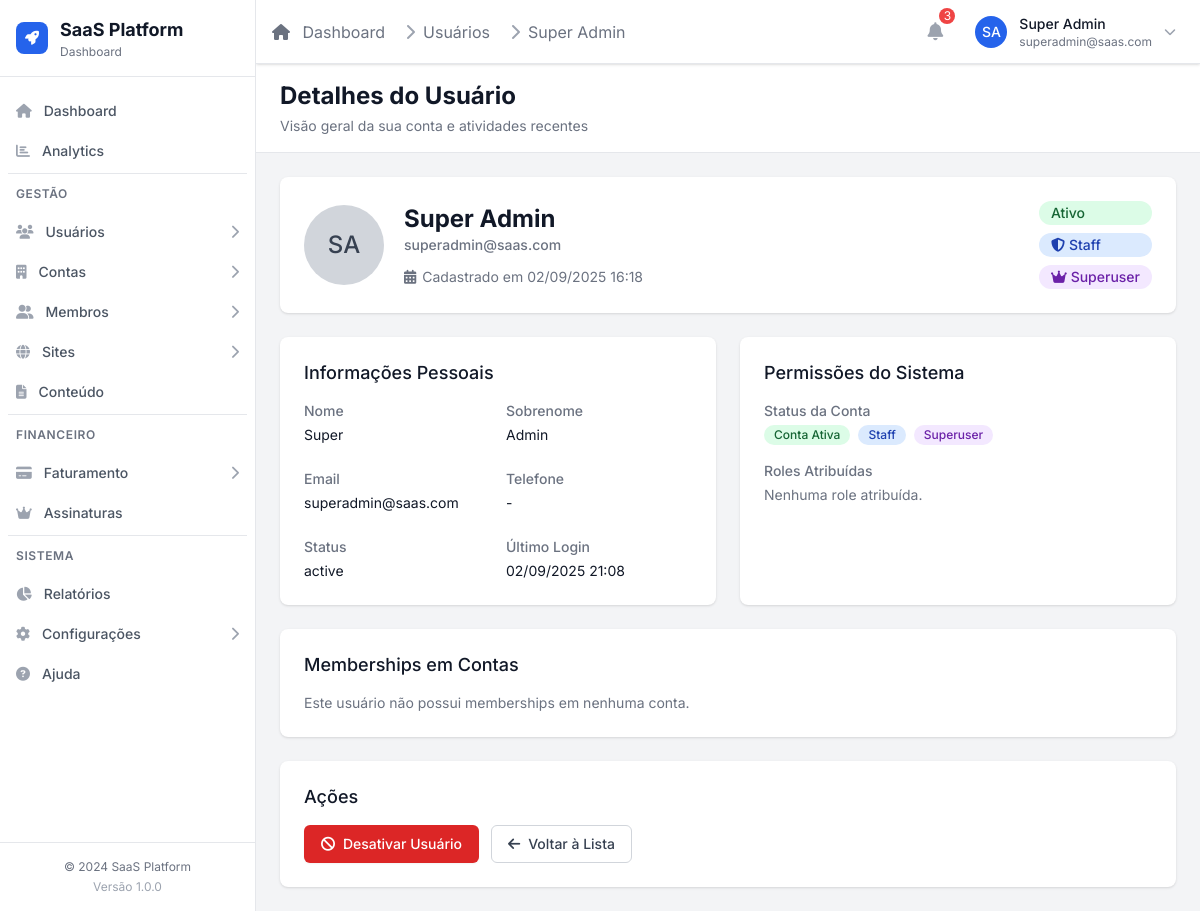
Page /admin-panel/users/1/ (signed in) on the earlier database version.
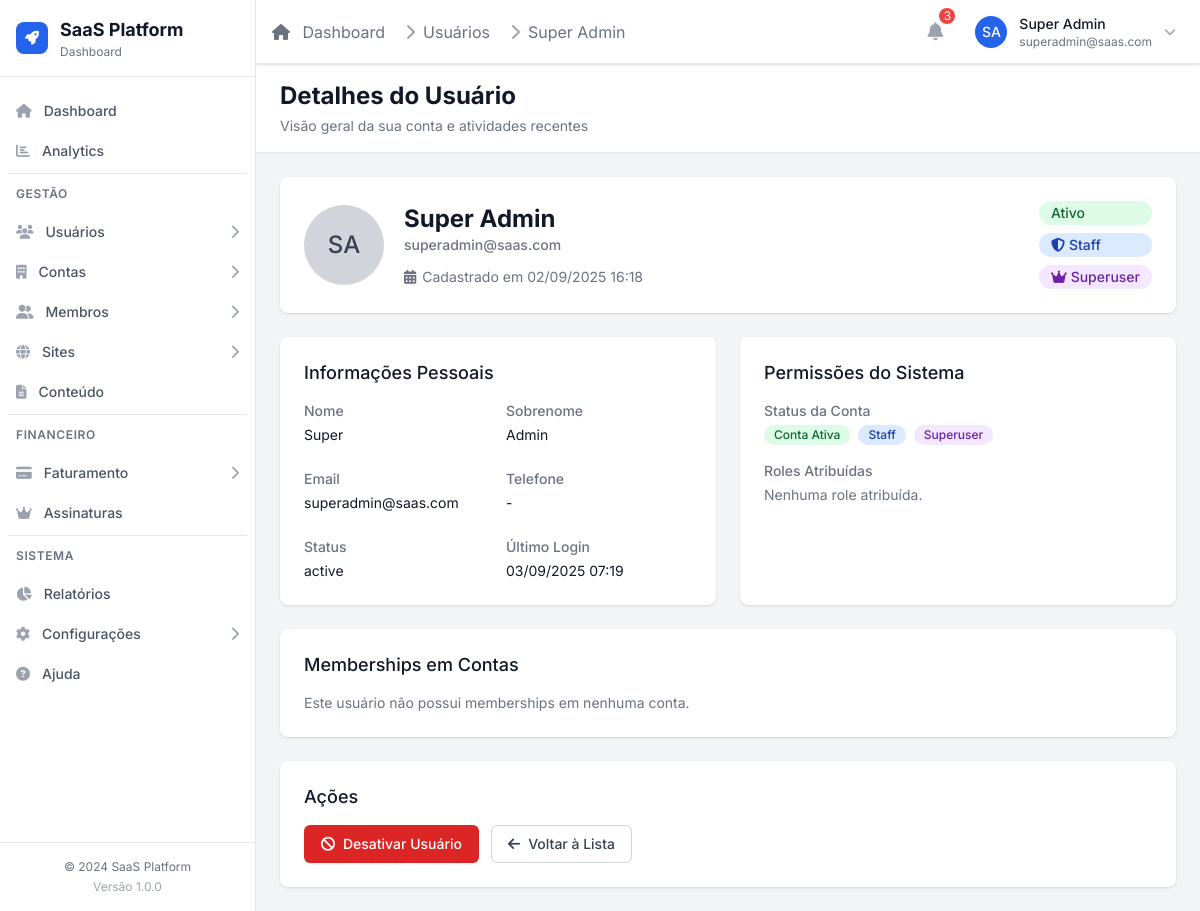
Same page on the later database version.
### users/models.py (models this page shows, shortened)
class User(AbstractUser):
    STATUS_CHOICES = [
        ('active', _('Ativo')),
        ('inactive', _('Inativo')),
        ('pending', _('Pendente')),
        ('suspended', _('Suspenso')),
    ]
    USER_TYPE_CHOICES = [
        ('user', _('Usuário Comum')),
        ('admin', _('Administrador')),
        ('superadmin', _('Super Administrador')),
    ]
    email = models.EmailField(_('Email'), unique=True)
    phone = models.CharField(_('Telefone'), max_length=20, blank=True, null=True)
    avatar = models.ImageField(
        _('Avatar'),
        upload_to='avatars/',
        blank=True,
        null=True,
        help_text=_('Imagem de perfil do usuário')
    )
    status = models.CharField(
        _('Status'),
        max_length=20,
        choices=STATUS_CHOICES,
        default='active'
    )
    user_type = models.CharField(
        _('Tipo de Usuário'),
        max_length=20,
        choices=USER_TYPE_CHOICES,
        default='user'
    )
    created_at = models.DateTimeField(_('Criado em'), auto_now_add=True)
    updated_at = models.DateTimeField(_('Atualizado em'), auto_now=True)
    last_login_ip = models.GenericIPAddressField(
        _('Último IP de login'),
        blank=True,
        null=True
    )
    email_verified = models.BooleanField(_('Email verificado'), default=False)
    phone_verified = models.BooleanField(_('Telefone verificado'), default=False)
    failed_login_attempts = models.PositiveIntegerField(
        _('Tentativas de login falhadas'),
        default=0
    )
    locked_until = models.DateTimeField(
        _('Bloqueado até'),
        blank=True,
        null=True
    )
    is_deleted = models.BooleanField(
        _('Deletado'),
        default=False,
        help_text=_('Indica se o usuário foi deletado (soft delete)')
    )
    deleted_at = models.DateTimeField(
        _('Deletado em'),
        blank=True,
        null=True
    )
    USERNAME_FIELD = 'email'
    REQUIRED_FIELDS = ['username', 'first_name', 'last_name']
    objects = UserManager()  # Manager padrão que filtra usuários não deletados
    all_objects = models.Manager()  # Manager que retorna todos os usuários
    class Meta:
        verbose_name = _('Usuário')
        verbose_name_plural = _('Usuários')
        ordering = ['-created_at']
    def get_full_name(self):
        return f"{self.first_name} {self.last_name}".strip() or self.username
    def delete(self, *args, **kwargs):
        """Override do delete padrão para usar soft delete"""
        self.soft_delete()

### admin_panel/views.py (the view)
# urls.py: path('users/<int:user_id>/', views.user_detail, name='user_detail'),
@login_required
def user_detail(request, user_id):
    if not request.user.is_staff:
        raise PermissionDenied('Você não tem permissão para acessar o painel administrativo.')
    user = get_object_or_404(User, id=user_id)
    memberships = AccountMembership.objects.filter(user=user).select_related('account')
    user_roles = UserRole.objects.filter(user=user).select_related('role', 'account')
    pending_invitations = AccountInvitation.objects.filter(
        email=user.email,
        status='pending'
    ).select_related('account', 'invited_by')
    context = {
        'user': user,
        'memberships': memberships,
        'user_roles': user_roles,
        'pending_invitations': pending_invitations,
    }
    return render(request, 'admin_panel/users/detail.html', context)

### users/models.py (called while the page is built)
    def get_queryset(self):
        return super().get_queryset().filter(is_deleted=False)

### templates/admin_panel/users/detail.html (shortened to what the changed rows need)
{% extends 'dashboard/base_dashboard.html' %}
{% load static %}
{% block page_title %}Detalhes do Usuário{% endblock %}
{% block breadcrumb %}
<nav class="flex" aria-label="Breadcrumb">
    <ol class="inline-flex items-center space-x-1 md:space-x-3">
        <li>
            <div class="flex items-center">
                <i class="fas fa-chevron-right text-gray-400 mx-2"></i>
                <span class="text-gray-500 dark:text-gray-400">{{ user.get_full_name|default:user.email }}</span>
            </div>
        </li>
    </ol>
</nav>
{% endblock %}
{% block dashboard_content %}
<div class="space-y-6">
    <div class="bg-white dark:bg-gray-800 shadow rounded-lg">
        <div class="px-4 py-5 sm:p-6">
            <div class="flex items-center space-x-5">
                <div class="flex-shrink-0">
                    {% if user.avatar %}
                    <img class="h-20 w-20 rounded-full" src="{{ user.avatar.url }}" alt="{{ user.get_full_name }}">
                    {% else %}
                    <div class="h-20 w-20 rounded-full bg-gray-300 dark:bg-gray-600 flex items-center justify-center">
                        <span class="text-2xl font-medium text-gray-700 dark:text-gray-300">
                            {{ user.first_name|first|upper }}{{ user.last_name|first|upper }}
                        </span>
                    </div>
                    {% endif %}
                </div>
                <div class="flex-1 min-w-0">
                    <h1 class="text-2xl font-bold text-gray-900 dark:text-white">
                        {{ user.get_full_name|default:"Sem nome" }}
                    </h1>
                    <p class="text-sm font-medium text-gray-500 dark:text-gray-400">
                        {{ user.email }}
                    </p>
                    <div class="mt-1 flex flex-col sm:flex-row sm:flex-wrap sm:space-x-6">
                        <div class="mt-2 flex items-center text-sm text-gray-500 dark:text-gray-400">
                            <i class="fas fa-calendar-alt mr-1.5"></i>
                            Cadastrado em {{ user.date_joined|date:"d/m/Y H:i" }}
                        </div>
                    </div>
                </div>
            </div>
        </div>
    </div>
    <div class="grid grid-cols-1 lg:grid-cols-2 gap-6">
        <div class="bg-white dark:bg-gray-800 shadow rounded-lg">
            <div class="px-4 py-5 sm:p-6">
                <dl class="grid grid-cols-1 gap-x-4 gap-y-6 sm:grid-cols-2">
                    <div>
                        <dt class="text-sm font-medium text-gray-500 dark:text-gray-400">
                            Nome
                        </dt>
                        <dd class="mt-1 text-sm text-gray-900 dark:text-white">
                            {{ user.first_name|default:"-" }}
                        </dd>
                    </div>
                    <div>
                        <dt class="text-sm font-medium text-gray-500 dark:text-gray-400">
                            Sobrenome
                        </dt>
                        <dd class="mt-1 text-sm text-gray-900 dark:text-white">
                            {{ user.last_name|default:"-" }}
                        </dd>
                    </div>
                    <div>
                        <dt class="text-sm font-medium text-gray-500 dark:text-gray-400">
                            Email
                        </dt>
                        <dd class="mt-1 text-sm text-gray-900 dark:text-white">
                            {{ user.email }}
                        </dd>
                    </div>
                    <div>
                        <dt class="text-sm font-medium text-gray-500 dark:text-gray-400">
                            Telefone
                        </dt>
                        <dd class="mt-1 text-sm text-gray-900 dark:text-white">
                            {{ user.phone|default:"-" }}
                        </dd>
                    </div>
                    <div>
                        <dt class="text-sm font-medium text-gray-500 dark:text-gray-400">
                            Status
                        </dt>
                        <dd class="mt-1 text-sm text-gray-900 dark:text-white">
                            {{ user.status|default:"-" }}
                        </dd>
                    </div>
                    <div>
                        <dt class="text-sm font-medium text-gray-500 dark:text-gray-400">
                            Último Login
                        </dt>
                        <dd class="mt-1 text-sm text-gray-900 dark:text-white">
                            {% if user.last_login %}
                                {{ user.last_login|date:"d/m/Y H:i" }}
                            {% else %}
                                Nunca fez login
                            {% endif %}
                        </dd>
                    </div>
                </dl>
            </div>
        </div>
    </div>
</div>
{% endblock %}

### templates/dashboard/base_dashboard.html (shortened to what the changed rows need)
{% extends 'base.html' %}
{% block content %}
<div class="h-screen flex overflow-hidden bg-gray-100 dark:bg-gray-900" x-data="{ sidebarOpen: false }">
    <div class="hidden md:flex md:flex-shrink-0">
        <div class="flex flex-col w-64">
            <div class="flex flex-col h-0 flex-1 bg-white dark:bg-gray-800 border-r border-gray-200 dark:border-gray-700">
                {% include 'dashboard/partials/sidebar_content.html' %}
            </div>
        </div>
    </div>
    <div class="flex flex-col w-0 flex-1 overflow-hidden">
        <div class="relative z-10 flex-shrink-0 flex h-16 bg-white dark:bg-gray-800 shadow border-b border-gray-200 dark:border-gray-700">
            <div class="flex-1 px-4 flex justify-between items-center">
                <div class="flex items-center space-x-4">
                    <nav class="hidden sm:flex" aria-label="Breadcrumb">
                        <ol class="flex items-center space-x-2">
                            {% block breadcrumb %}{% endblock %}
                        </ol>
                    </nav>
                </div>
                <div class="flex items-center space-x-4">
                    <div class="relative" x-data="{ open: false }">
                        <button @click="open = !open"
                                class="flex items-center space-x-3 p-2 rounded-lg hover:bg-gray-50 dark:hover:bg-gray-700 focus:outline-none focus:ring-2 focus:ring-primary-500">
                            <div class="w-8 h-8 bg-primary-600 rounded-full flex items-center justify-center">
                                {% if user.avatar %}
                                    <img src="{{ user.avatar.url }}" alt="{{ user.get_full_name }}" class="w-8 h-8 rounded-full object-cover">
                                {% else %}
                                    <span class="text-white text-sm font-medium">{{ user.first_name|first|upper }}{{ user.last_name|first|upper }}</span>
                                {% endif %}
                            </div>
                            <div class="hidden sm:block text-left">
                                <p class="text-sm font-medium text-gray-900 dark:text-white">{{ user.get_full_name|default:user.username }}</p>
                                <p class="text-xs text-gray-500 dark:text-gray-400">{{ user.email }}</p>
                            </div>
                        </button>
                    </div>
                </div>
            </div>
        </div>
        <main class="flex-1 relative overflow-y-auto focus:outline-none">
            {% block page_header %}
                <div class="bg-white dark:bg-gray-800 border-b border-gray-200 dark:border-gray-700 px-4 py-4 sm:px-6">
                    <div class="flex items-center justify-between">
                        <div>
                            <h1 class="text-2xl font-bold text-gray-900 dark:text-white hidden sm:block">
                                {% block page_title %}Dashboard{% endblock %}
                            </h1>
                        </div>
                    </div>
                </div>
            {% endblock %}
            <div class="px-4 py-6 sm:px-6">
                {% block dashboard_content %}{% endblock %}
            </div>
        </main>
    </div>
</div>
{% endblock %}

Differences in the rows shown:
changed User "Super Admin": last_login "02/09/2025 21:08" → "03/09/2025 07:19"
